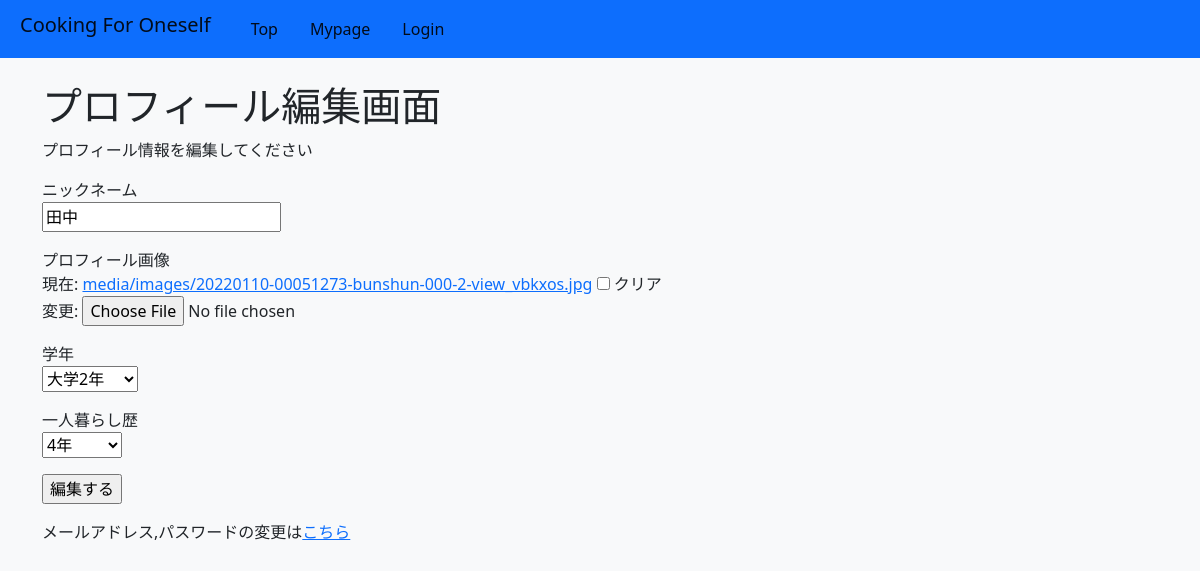
Page /user-update/1/ on the earlier database version.
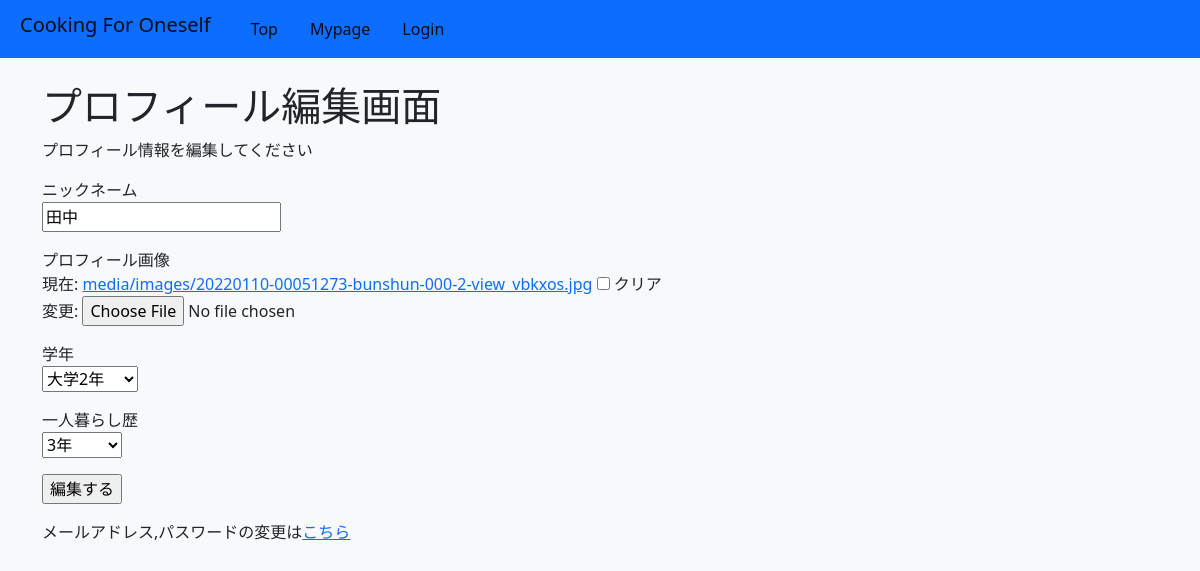
Same page on the later database version.
### login/models.py (models this page shows, shortened)
class User(AbstractBaseUser):
    email = models.EmailField('Eメールアドレス(ログイン時に使用）', max_length=255, unique=True,)
    username = models.CharField('ニックネーム', max_length=128,default="")
    userimage = models.ImageField('プロフィール画像',upload_to="images/", default="",blank=True,null=True,)
    years =  models.CharField('学年', max_length=128,choices=Gradechoices,default="大学1年")
    living_alone = models.CharField('一人暮らし歴', max_length=128,choices =Livingalonechoice,default="1年")
    staff = models.BooleanField(default=False)
    admin = models.BooleanField(default=False)
    active = models.BooleanField(default=True)
    zisui_count = models.IntegerField("総自炊回数",default=0)
    consecutive_zisui_count = models.IntegerField("総自炊回数",default=0)
    recent_created_at = models.DateTimeField("最後の投稿日",editable=True,blank=False,null=False, default=datetime.date.today())
    USERNAME_FIELD = 'email'
    objects = UserManager()
    from django.contrib.auth.models import User

### login/views.py (the view, shortened to what this page needs)
# urls.py: path('user-update/<int:pk>/',UserUpdateView.as_view(), name= "user-update"),
class UserUpdateView (UpdateView):
    model = User
    form_class = UserUpdateForm
    template_name = "login/user_update.html"

### login/forms.py
class UserUpdateForm(forms.ModelForm):
    class Meta:
        model = User
        fields = ('username', 'userimage','years','living_alone')

### templates/login/user_update.html (shortened to what this page needs)
{% extends "base.html" %}
    {% block main %}
        <h1>プロフィール編集画面</h1>
        <p>プロフィール情報を編集してください</p>
        <p>
            <form action="{% url 'user-update' user.pk %}" method="POST" enctype="multipart/form-data">
                {% for field in form %}
                <label>{{ field.label }}</label>
                <p>{{field}}</p>
                {% endfor %}
            <input type="submit" value="編集する">
            </form>
        </p>
        <p>メールアドレス,パスワードの変更は<a href="{% url 'password-update' user.pk%}">こちら</a></p>
    {% endblock %}

Differences in the rows shown:
changed User "田中": living_alone "4年" → "3年"
